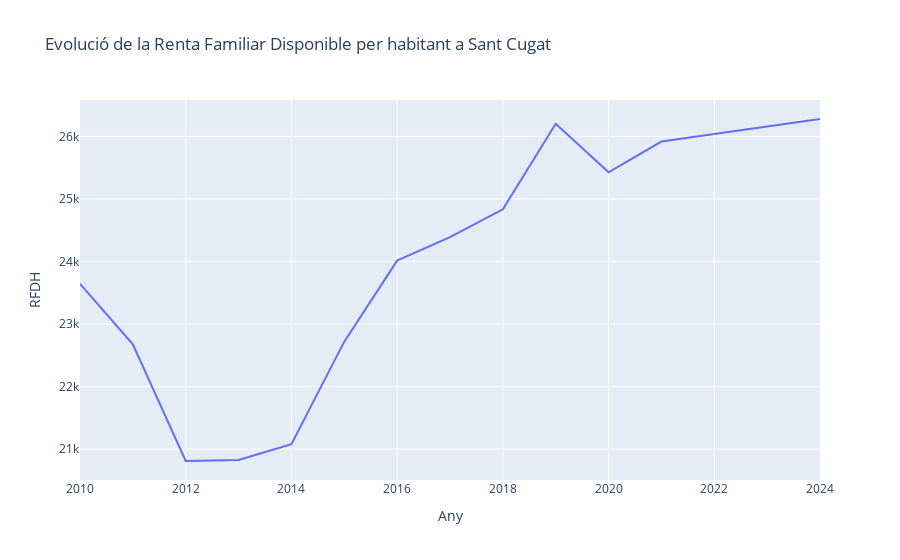

Notebook code cell kept with this figure:
### Code cell
fig = px.line(df2, 
              y='RFDH',
              title=f'Evolució de la Renta Familiar Disponible per habitant a {ciutat}'
             )
fig.show()

### Figure 1 — Plotly figure (JSON) as saved in the notebook; plotly's stock layout.template omitted (floating-point values rounded to 4 significant figures)
{"data": [{"hovertemplate": "Any=%{x}<br>RFDH=%{y}<extra></extra>", "legendgroup": "", "line": {"color": "#636efa", "dash": "solid"}, "marker": {"symbol": "circle"}, "mode": "lines", "name": "", "orientation": "v", "showlegend": false, "type": "scatter", "x": [2010, 2011, 2012, 2013, 2014, 2015, 2016, 2017, 2018, 2019, 2020, 2021, 2022, 2023, 2024], "xaxis": "x", "y": [23640.0, 22680.0, 20810.0, 20830.0, 21080.0, 22720.0, 24010.0, 24390.0, 24840.0, 26200.0, 25430.0, 25920.0, 26040.0, 26160.0, 26280.0], "yaxis": "y"}], "layout": {"legend": {"tracegroupgap": 0}, "title": {"text": "Evolució de la Renta Familiar Disponible per habitant a Sant Cugat"}, "xaxis": {"anchor": "y", "domain": [0, 1], "title": {"text": "Any"}}, "yaxis": {"anchor": "x", "domain": [0, 1], "title": {"text": "RFDH"}}}}
